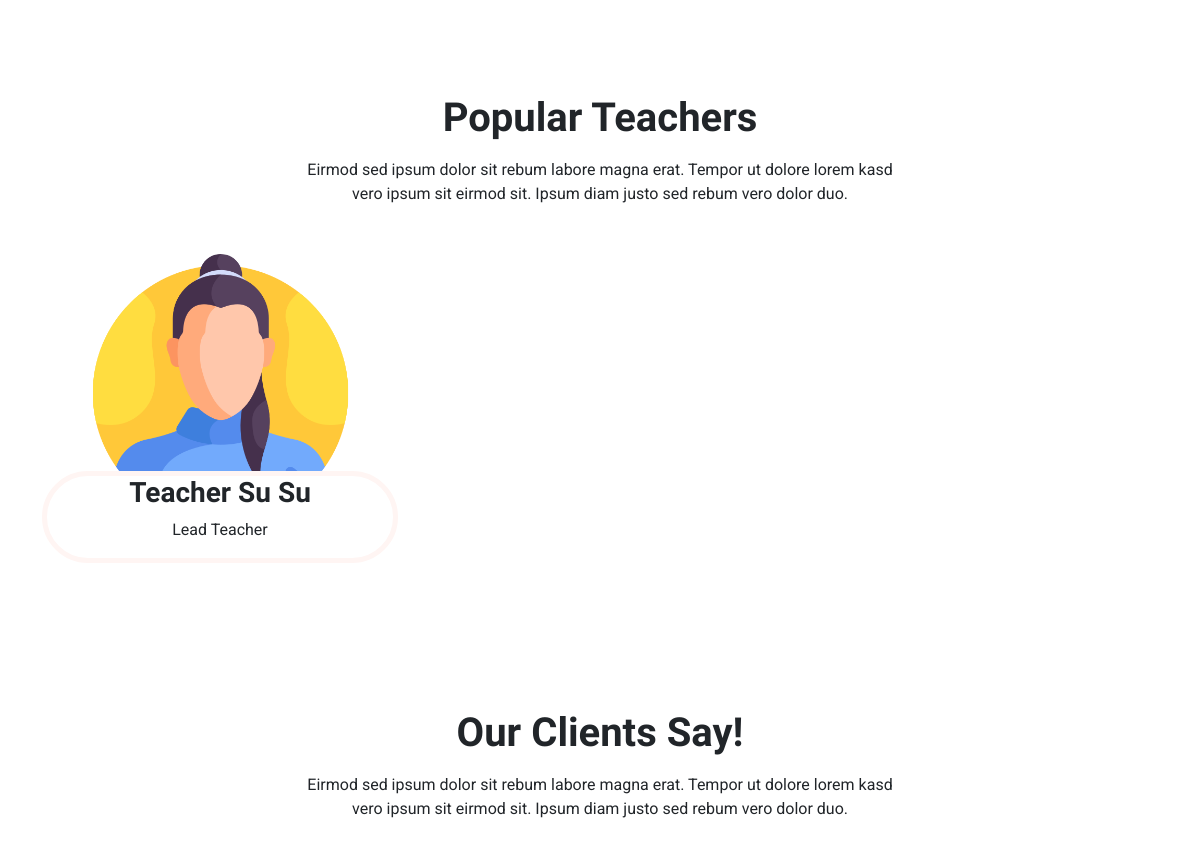
Before: / (middle part) with the older database file.
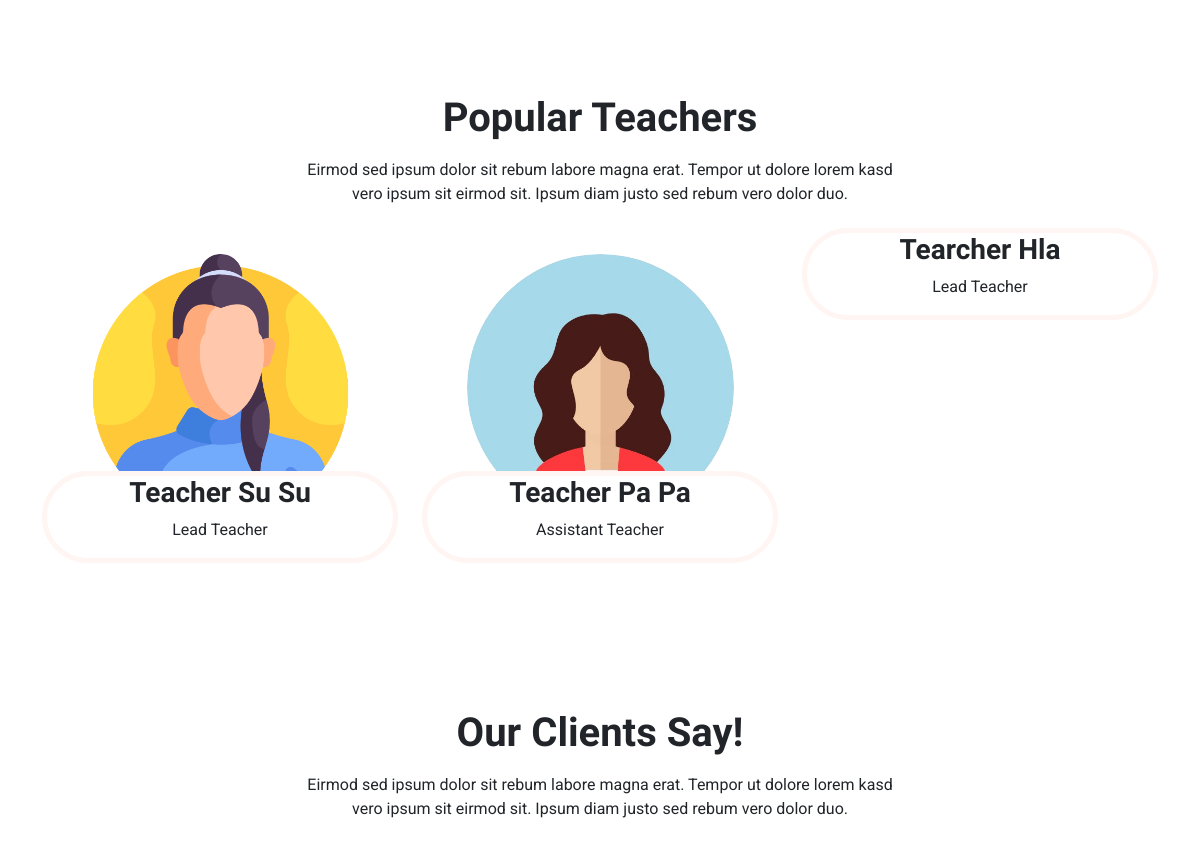
After: the same page with the newer database file.
### tables this page shows
CREATE TABLE `Teachers` (
  `teacher_id` int NOT NULL,
  `user_id` int NOT NULL,
  `name` varchar(50) NOT NULL,
  `photo` varchar(255) DEFAULT NULL,
  `position` varchar(255) DEFAULT NULL,
  `phone` varchar(50) NOT NULL,
  `experience` varchar(50) DEFAULT NULL,
  `qualification` varchar(255) DEFAULT NULL,
  `hire_date` date NOT NULL,
  `salary` int DEFAULT NULL,
  `address` text
);

### components/team.php (the view)
<?php
include './database/db.php';
$get_teacher_list_query = "SELECT * FROM Teachers LEFT JOIN Users ON Teachers.user_id = Users.user_id";
$statement = $pdo->prepare($get_teacher_list_query);
$statement->execute();
$teachers = [];
while($teacher = $statement->fetch(PDO::FETCH_ASSOC)) {
    $teachers[] = $teacher;
}
?>
<div class="container-xxl py-5" id="team">
            <div class="container">
                <div class="text-center mx-auto mb-5 wow fadeInUp" data-wow-delay="0.1s" style="max-width: 600px;">
                    <h1 class="mb-3">Popular Teachers</h1>
                    <p>Eirmod sed ipsum dolor sit rebum labore magna erat. Tempor ut dolore lorem kasd vero ipsum sit
                        eirmod sit. Ipsum diam justo sed rebum vero dolor duo.</p>
                </div>
                <div class="row g-4">
                <?php if(count($teachers) > 0) : ?>
                <?php foreach($teachers as $teacher) : ?>
                    <div class="col-lg-4 col-md-6 wow fadeInUp" data-wow-delay="0.1s">
                        <div class="team-item position-relative text-center">
                            <img class="img-fluid rounded-circle w-75 text-center mx-auto" src="<?= $teacher['photo'] ? './backend/uploads/' . $teacher['photo'] : 'https://placehold.co/150' ?>" alt="">
                            <div class="team-text">
                                <h3><?= $teacher['name']; ?></h3>
                                <p><?= $teacher['position']; ?></p>
                            </div>
                        </div>
                    </div>
                <?php endforeach; ?>
                <?php endif; ?>
                </div>
            </div>
        </div>

Changed rows visible on the page:
added teachers: photo (picture), name "Teacher Pa Pa", position "Assistant Teacher"
added teachers: name "Tearcher Hla", position "Lead Teacher"
